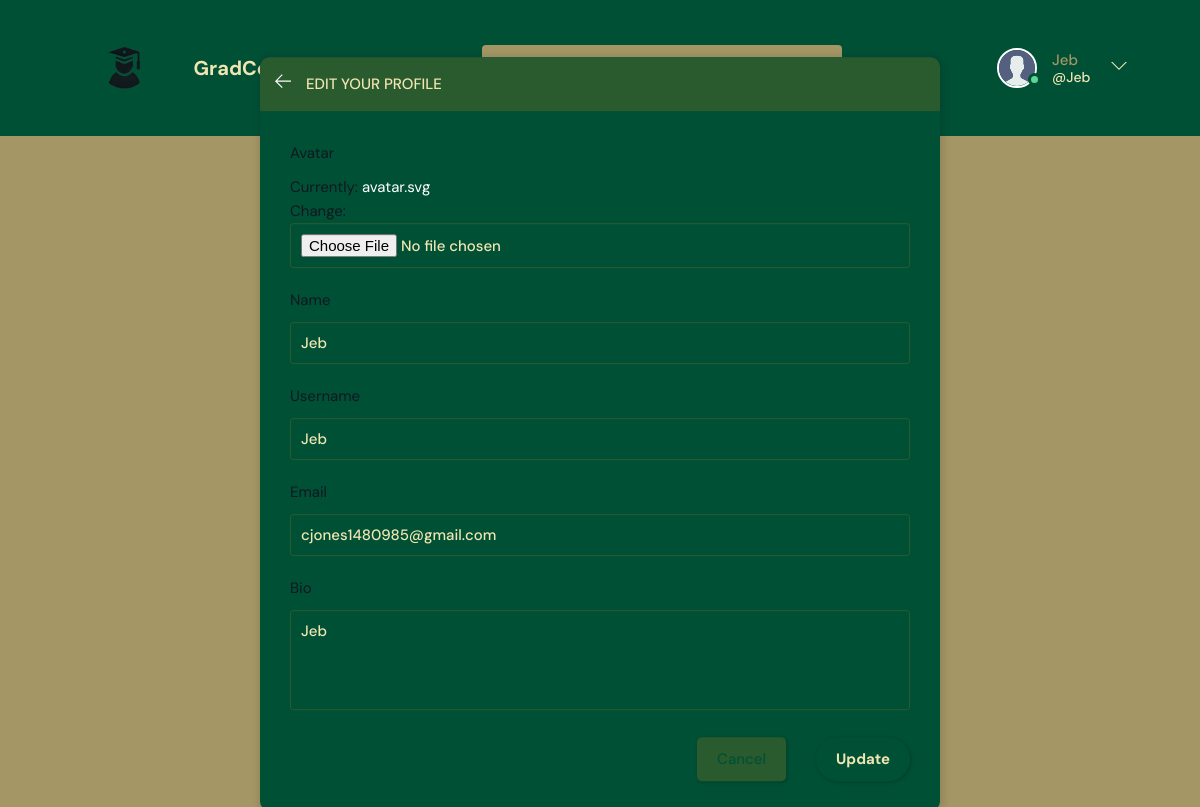
Screenshot of /update-user/ (signed in) with the database file from the repository.
### base/models.py (models this page shows)
class User(AbstractUser):
    name = models.CharField(max_length=200, null=True)
    email = models.EmailField(unique=True, null=True)
    bio = models.TextField(null=True)
    skills = models.ManyToManyField(Skill, related_name="users", blank=True)
    avatar = models.ImageField(null=True, default="avatar.svg")
    USERNAME_FIELD = 'email'
    REQUIRED_FIELDS = ['username']

### base/views.py (the view)
# urls.py: path('update-user/', views.updateUser, name="update-user"),
@login_required(login_url='login')
def updateUser(request):
    user = request.user
    form = UserForm(instance=user)
    if request.method == 'POST':
        form = UserForm(request.POST, request.FILES, instance=user)
        if form.is_valid():
            form.save()
            return redirect('user-profile', pk=user.id)
    return render(request, 'base/update-user.html', {'form': form})

### base/forms.py
class UserForm(ModelForm):
    class Meta:
        model = User
        fields = ['avatar', 'name', 'username', 'email', 'bio']

### base/templates/base/update-user.html (shortened to what this page needs)
{% extends 'main.html' %}
{% block content %}
<main class="update-account layout">
  <div class="container">
    <div class="layout__box">
      <div class="layout__boxHeader">
        <div class="layout__boxTitle">
          <a href="{% url 'home' %}">
            <svg version="1.1" xmlns="http://www.w3.org/2000/svg" width="32" height="32" viewBox="0 0 32 32">
              <title>arrow-left</title>
              <path
                d="M13.723 2.286l-13.723 13.714 13.719 13.714 1.616-1.611-10.96-10.96h27.625v-2.286h-27.625l10.965-10.965-1.616-1.607z">
              </path>
            </svg>
          </a>
          <h3>Edit your profile</h3>
        </div>
      </div>
      <div class="layout__body">
        <form class="form" action="" method="POST" enctype="multipart/form-data">
          {% for field in form %}
          <div class="form__group">
            <label for="profile_pic">{{field.label}}</label>
            {{field}}
          </div>
          {% endfor %}
          <div class="form__action">
            <a class="btn btn--dark" href="index.html">Cancel</a>
            <button class="btn btn--main" type="submit">Update</button>
          </div>
        </form>
      </div>
    </div>
  </div>
</main>
{% endblock content %}

### templates/navbar.html (shortened to what this page needs)
{% load static %}
<header class="header header--loggedIn">
    <div class="container">
        <a href="{% url 'home' %}" class="header__logo">
            <img src="{% static 'images/Screenshot_2024-12-02_162935-removebg-preview (1).png' %}" style="min-width: 100px; min-height: 80px" />
            <h1>GradConnect</h1>
        </a>
        <form class="header__search" method="GET" action="{% url 'home' %}">
            <label>
            </label>
        </form>
        <nav class="header__menu">
            {% if request.user.is_authenticated %}
            <div class="header__user">
                <a href="{% url 'update-user' %}">
                    <div class="avatar avatar--medium active">
                        <img src="{{request.user.avatar.url}}" />
                    </div>
                    <p>{{request.user.username}} <span>@{{request.user.username}}</span></p>
                </a>
                <button class="dropdown-button">
                    <svg version="1.1" xmlns="http://www.w3.org/2000/svg" width="32" height="32" viewBox="0 0 32 32">
                        <title>chevron-down</title>
                        <path d="M16 21l-13-13h-3l16 16 16-16h-3l-13 13z"></path>
                    </svg>
                </button>
            </div>
            {% else %}
            <a href="{% url 'login' %}">
                <img src="{% static 'images/avatar.svg' %}" />
                <p>Login</p>
            </a>
            {% endif %}
        </nav>
    </div>
</header>

### rows the page displays
User: user.avatar (placeholder picture), user.username "Jeb", form "Jeb" "Jeb" "cjones1480985@gmail.com" "Jeb"

### other values shown
{{ field.label }} "Avatar" "Name" "Username" "Email" "Bio"
